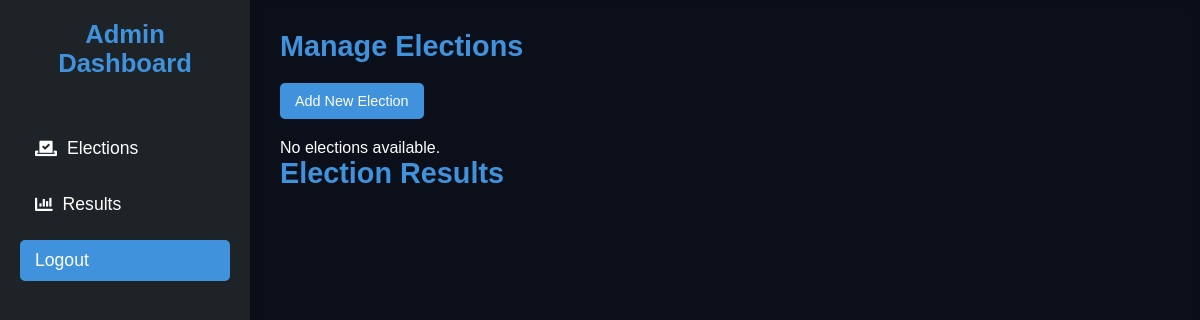
/admin_dashboard/, run on an earlier commit of the app's database.
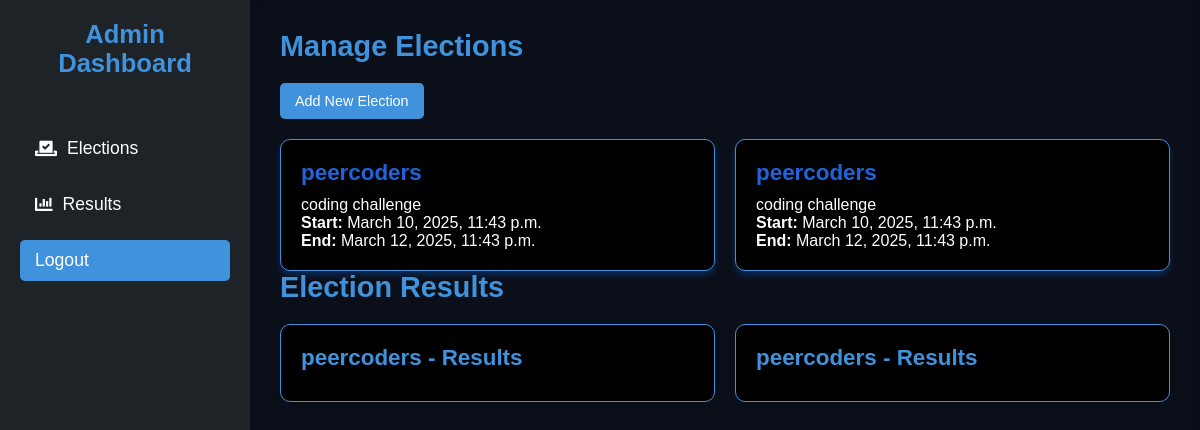
And on a later commit of the database.
### base/models.py (models this page shows, shortened)
class Election(models.Model):
    title = models.CharField(max_length=255)
    description = models.TextField(blank=True, null=True)
    start_date = models.DateTimeField()
    end_date = models.DateTimeField()
    created_by = models.ForeignKey(User, on_delete=models.CASCADE)

### base/views.py (the view)
# urls.py: path('admin_dashboard/', admin_dashboard, name='admin_dashboard'),
def admin_dashboard(request):
    elections = Election.objects.all()
    return render(request, 'admin_dashboard.html', {'elections': elections})

### templates/admin_dashboard.html (shortened to what this page needs)
{% load static %}
<!DOCTYPE html>
<html lang="en">
<head>
    <link rel="stylesheet" href="{% static 'css/admin_dashboard.css' %}">
    <link rel="stylesheet" href="https://cdnjs.cloudflare.com/ajax/libs/font-awesome/5.15.4/css/all.min.css">
</head>
<body>
    <div class="admin-dashboard">
        <aside class="sidebar">
            <h2>Admin Dashboard</h2>
            <nav>
                <ul>
                    <li><a href="#" id="elections-tab"><i class="fas fa-vote-yea"></i> Elections</a></li>
                    <li><a href="#" id="results-tab"><i class="fas fa-chart-bar"></i> Results</a></li>
                    <li><a href="{% url 'logout' %}" class="btn logout-btn">Logout</a></li>
                </ul>
            </nav>
        </aside>
        <main class="content">
            <section id="elections-section" class="dashboard-section active">
                <h2>Manage Elections</h2>
                <button class="btn" id="add-election-btn">Add New Election</button>
                <div class="election-list">
                    {% for election in elections %}
                    <div class="election-card">
                        <h3>{{ election.title }}</h3>
                        <p>{{ election.description }}</p>
                        <p><strong>Start:</strong> {{ election.start_date }}</p>
                        <p><strong>End:</strong> {{ election.end_date }}</p>
                    </div>
                    {% empty %}
                    <p>No elections available.</p>
                    {% endfor %}
                </div>
            </section>
            <section id="results-section" class="dashboard-section">
                <h2>Election Results</h2>
                <div class="results-list">
                    {% for election in elections %}
                    <div class="result-card">
                        <h3>{{ election.title }} - Results</h3>
                    </div>
                    {% endfor %}
                </div>
            </section>
        </main>
    </div>
</body>
</html>

### static/css/admin_dashboard.css (style rules this page uses)
* { margin: 0; padding: 0; box-sizing: border-box; font-family: 'Poppins', sans-serif; }
body { background-color: #0b0f19; color: #fff; font-size: 16px; }
.admin-dashboard { display: flex; min-height: 100vh; }
.sidebar { background-color: #1e2328; color: #fff; width: 250px; padding: 20px; display: flex; flex-direction: column; gap: 30px; flex-shrink: 0; box-shadow: 2px 0 5px rgba(0, 0, 0, 0.2); }
.sidebar h2 { text-align: center; font-size: 1.6rem; margin-bottom: 20px; }
.sidebar nav ul { list-style: none; display: flex; flex-direction: column; gap: 15px; }
.sidebar nav ul li a { text-decoration: none; color: #fff; font-size: 1.1rem; display: flex; align-items: center; gap: 10px; padding: 10px 15px; border-radius: 5px; transition: background-color 0.3s ease, color 0.3s ease; }
.btn { background-color: #3f92db; color: #fff; border: none; padding: 10px 15px; border-radius: 5px; font-size: 0.9rem; cursor: pointer; transition: background-color 0.3s ease, box-shadow 0.3s ease; }
.content { flex: 1; padding: 30px; background-color: #0b0f19; overflow-y: auto; box-shadow: inset 0 4px 10px rgba(0, 0, 0, 0.05); }
h2 { margin-bottom: 20px; font-size: 1.8rem; color: #3f92db; }
.election-list { display: grid; grid-template-columns: repeat(auto-fit, minmax(300px, 1fr)); gap: 20px; margin-top: 20px; }
.election-card { background-color: #000000; border: 1px solid #3f92db; border-radius: 10px; box-shadow: 0 4px 6px rgba(5, 103, 238, 0.303); padding: 20px; transition: transform 0.3s ease, box-shadow 0.3s ease; }
.election-card h3 { font-size: 1.4rem; margin-bottom: 10px; color: #2064d9; }
.results-list { display: grid; grid-template-columns: repeat(auto-fit, minmax(300px, 1fr)); gap: 20px; margin-top: 20px; }
.result-card { background-color: #000000; border: 1px solid #3f92db; border-radius: 10px; box-shadow: 0 4px 6px rgba(0, 0, 0, 0.1); padding: 20px; transition: transform 0.3s ease, box-shadow 0.3s ease; }
.result-card h3 { font-size: 1.4rem; margin-bottom: 10px; color: #3f92db; }

What changed in the data, as far as the page shows it:
added Election: title "peercoders", description "coding challenge", start_date "March 10, 2025, 11:43 p.m.", end_date "March 12, 2025, 11:43 p.m."
added Election: title "peercoders", description "coding challenge", start_date "March 10, 2025, 11:43 p.m.", end_date "March 12, 2025, 11:43 p.m."
Also different on the page:
text no longer shown: "No elections available."
